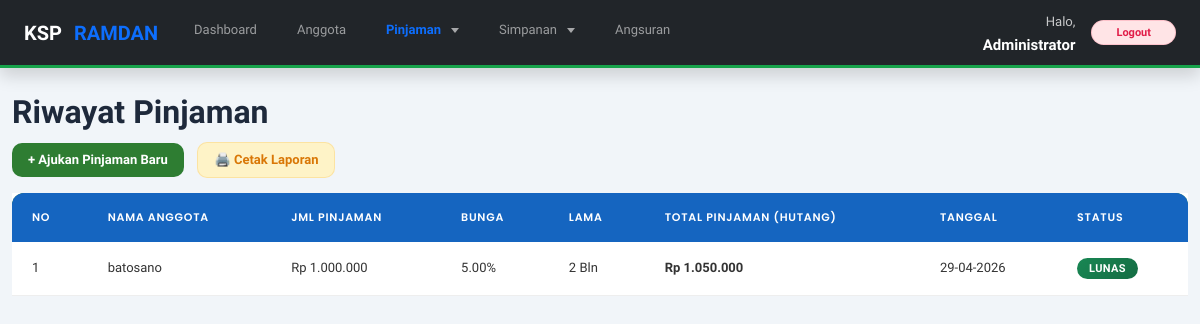
Page /riwayat_pinjaman.php (signed in) on the committed database.
### tables this page shows
CREATE TABLE `tb_pinjaman_ramdan` (
  `id_pinjaman` int(11) NOT NULL,
  `id_anggota` int(11) NOT NULL,
  `jumlah_pinjaman` decimal(15,2) NOT NULL,
  `bunga` decimal(5,2) NOT NULL,
  `lama_pinjaman` int(11) NOT NULL,
  `total_pinjaman` decimal(15,2) NOT NULL,
  `sisa_pinjaman` int(11) DEFAULT NULL,
  `status_pinjaman` enum('Diajukan','Disetujui','Lunas') DEFAULT 'Diajukan',
  `tanggal_pinjaman` date NOT NULL
);

CREATE TABLE `tb_anggota_ramdan` (
  `id_anggota` int(11) NOT NULL,
  `nama` varchar(100) NOT NULL,
  `alamat` text DEFAULT NULL,
  `no_hp` varchar(20) DEFAULT NULL,
  `tanggal_daftar` date NOT NULL
);

### riwayat_pinjaman.php (the view, shortened to what this page needs)
<!DOCTYPE html>
<html>
<?php
include 'koneksi.php';
$query = mysqli_query($koneksi, "
    SELECT p.*, a.nama
    FROM tb_pinjaman_ramdan p
    JOIN tb_anggota_ramdan a ON p.id_anggota = a.id_anggota
    WHERE p.status_pinjaman = 'Lunas'
");
include 'header.php';
?>
    <h2>Riwayat Pinjaman</h2>
    <a href="tambah_pinjaman.php" class="btn" style="margin-bottom: 15px;">+ Ajukan Pinjaman Baru</a>
    <a href="cetak_pinjaman.php" target="_blank" class="btn btn-warning" style="margin-bottom: 15px; margin-left: 10px;">🖨️ Cetak Laporan</a>
    <table>
        <thead>
            <tr>
                <th>No</th>
                <th>Nama Anggota</th>
                <th>Jml Pinjaman</th>
                <th>Bunga</th>
                <th>Lama</th>
                <th>Total Pinjaman (Hutang)</th>
                <th>Tanggal</th>
                <th>Status</th>
            </tr>
        </thead>
        <tbody>
            <?php
            $no = 1;
            while($data = mysqli_fetch_assoc($query)) {
                $warna_status = 'bg-warning';
                if($data['status_pinjaman'] == 'Lunas') $warna_status = 'bg-success';
            ?>
            <tr>
                <td><?php echo $no++; ?></td>
                <td><?php echo $data['nama']; ?></td>
                <td>Rp <?php echo number_format($data['jumlah_pinjaman'], 0, ',', '.'); ?></td>
                <td><?php echo $data['bunga']; ?>%</td>
                <td><?php echo $data['lama_pinjaman']; ?> Bln</td>
                <td><strong>Rp <?php echo number_format($data['total_pinjaman'], 0, ',', '.'); ?></strong></td>
                <td><?php echo date('d-m-Y', strtotime($data['tanggal_pinjaman'])); ?></td>
                <td><span class="badge <?php echo $warna_status; ?>"><?php echo $data['status_pinjaman']; ?></span></td>
            </tr>
            <?php } ?>
        </tbody>
    </table>
</div>
</body>
</html>

### style.css (style rules this page uses)
:root { --green-900: #1b5e20; --green-800: #2e7d32; --green-700: #388e3c; --green-600: #43a047; --green-100: #e8f5e9; --green-50: #f1f8e9; --gold: #f9a825; --gold-light: #fff8e1; --red: #c62828; --red-light: #ffebee; --blue: #1565c0; --blue-light: #e3f2fd; --white: #ffffff; --gray-50: #f8fafc; --gray-100: #f1f5f9; --gray-200: #e2e8f0; --gray-300: #cbd5e1; --gray-400: #94a3b8; --gray-500: #64748b; --gray-600: #475569; --gray-700: #334155; --gray-800: #1e293b; --gray-900: #0f172a; --font-body: 'Poppins', sans-serif; --font-display: 'DM Serif Display', serif; --text-xs: 0.75rem; --text-sm: 0.875rem; --text-base: 1rem; --text-lg: 1.125rem; --text-xl: 1.25rem; --text-2xl: 1.5rem; --text-3xl: 1.875rem; --text-4xl: 2.25rem; --space-1: 0.25rem; --space-2: 0.5rem; --space-3: 0.75rem; --space-4: 1rem; --space-5: 1.25rem; --space-6: 1.5rem; --space-8: 2rem; --space-10: 2.5rem; --space-12: 3rem; --space-16: 4rem; --radius-sm: 4px; --radius-md: 8px; --radius-lg: 12px; --radius-xl: 16px; --radius-2xl: 24px; --radius-full: 9999px; --shadow-xs: 0 1px 2px rgba(0,0,0,0.05); --shadow-sm: 0 2px 8px rgba(0,0,0,0.08); --shadow-md: 0 4px 16px rgba(0,0,0,0.10); --shadow-lg: 0 8px 32px rgba(0,0,0,0.12); --shadow-xl: 0 16px 48px rgba(0,0,0,0.15); --transition-fast: all 0.15s ease; --transition-normal: all 0.25s ease; --transition-slow: all 0.4s ease; --navbar-height: 68px; --sidebar-width: 260px; }
*, *::before, *::after { box-sizing: border-box; margin: 0; padding: 0; }
html { font-size: 16px; scroll-behavior: smooth; -webkit-text-size-adjust: 100%; }
body { font-family: var(--font-body); font-size: var(--text-base); color: var(--gray-800); background-color: var(--gray-50); line-height: 1.6; min-height: 100vh; -webkit-font-smoothing: antialiased; -moz-osx-font-smoothing: grayscale; }
a { text-decoration: none; color: inherit; transition: var(--transition-fast); }
h1, h2, h3, h4, h5, h6 { line-height: 1.3; font-weight: 600; color: var(--gray-900); }
.badge { display: inline-flex; align-items: center; gap: var(--space-1); padding: var(--space-1) var(--space-3); border-radius: var(--radius-full); font-size: var(--text-xs); font-weight: 600; letter-spacing: 0.03em; text-transform: uppercase; }
table { width: 100%; border-collapse: collapse; background: var(--white); font-size: var(--text-sm); }
table thead tr { background: linear-gradient(135deg, var(--green-800), var(--green-700)); }
table thead th { padding: var(--space-4) var(--space-5); text-align: left; font-size: var(--text-xs); font-weight: 600; color: var(--white); text-transform: uppercase; letter-spacing: 0.07em; white-space: nowrap; border: none; }
table thead th:first-child { border-radius: var(--radius-lg) 0 0 0; }
table thead th:last-child { border-radius: 0 var(--radius-lg) 0 0; }
table tbody tr { border-bottom: 1px solid var(--gray-100); transition: var(--transition-fast); }
table tbody tr:last-child { border-bottom: none; }
table tbody td { padding: var(--space-4) var(--space-5); color: var(--gray-700); vertical-align: middle; white-space: nowrap; }
.btn { display: inline-flex; align-items: center; justify-content: center; gap: var(--space-2); padding: var(--space-3) var(--space-5); border-radius: var(--radius-md); font-family: var(--font-body); font-size: var(--text-sm); font-weight: 600; line-height: 1; border: none; cursor: pointer; text-decoration: none; white-space: nowrap; transition: var(--transition-normal); position: relative; overflow: hidden; user-select: none; }
.btn::after { content: ''; position: absolute; inset: 0; background: rgba(255,255,255,0); transition: background 0.2s ease; }
.btn-warning { background-color: var(--gold-light); color: #7c5a00; border: 1px solid rgba(249,168,37,0.3); }
.bg-success { background-color: var(--green-100); color: var(--green-800); }
.btn { display: inline-flex; align-items: center; gap: var(--space-2); padding: var(--space-2) var(--space-4); text-decoration: none; border-radius: var(--radius-md); border: none; font-size: var(--text-sm); font-weight: 600; cursor: pointer; transition: var(--transition-normal); color: var(--white); background-color: var(--green-800); }
.btn-warning { background-color: var(--gold); color: var(--gray-900); }
.bg-success { background: linear-gradient(135deg, #198754, #146c43); }

### rows in the picture
tb_pinjaman_ramdan: id_anggota.nama "batosano", jumlah_pinjaman "1.000.000", bunga "5.00", lama_pinjaman "2", total_pinjaman "1.050.000", tanggal_pinjaman "29-04-2026", status_pinjaman "LUNAS"

### other values in the picture
$_SESSION['nama'] "Administrator"
